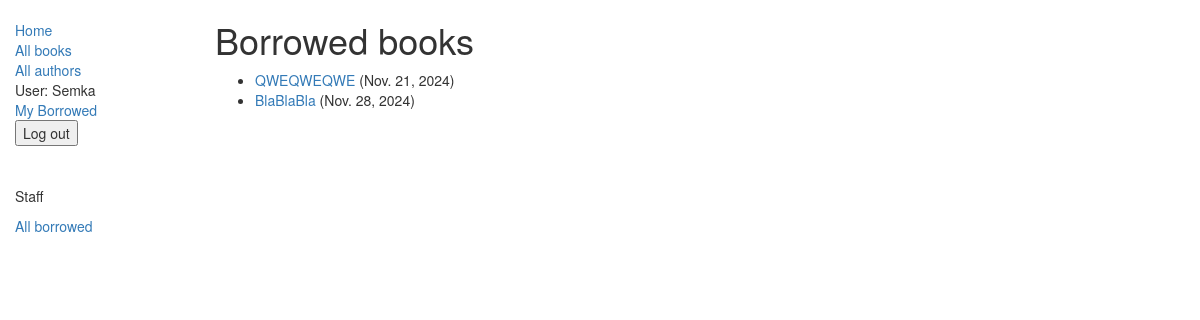
The app's page /catalog/mybooks/ (signed in) with its own data.
### catalog/models.py (models this page shows, shortened)
class BookInstance(models.Model):
    id = models.UUIDField(primary_key=True, default=uuid.uuid4, help_text="Unique ID for this particular book across whole library")
    book = models.ForeignKey('Book', on_delete=models.SET_NULL, null=True)
    imprint = models.CharField(max_length=200)
    due_back = models.DateField(null=True, blank=True)
    borrower = models.ForeignKey(User, on_delete=models.SET_NULL, null=True, blank=True)
    LOAN_STATUS = (
        ('m', 'Maintenance'),
        ('o', 'On loan'),
        ('a', 'Available'),
        ('r', 'Reserved'),
    )
    status = models.CharField(max_length=1, choices=LOAN_STATUS, blank=True, default='m', help_text='Book availability')
    class Meta:
        ordering = ["due_back"]
        permissions = (("can_mark_returned", "Set book as returned"),)
    @property
    def is_overdue(self):
        if self.due_back and date.today() > self.due_back:
            return True
        return False

class Book(models.Model):
    title = models.CharField(max_length=200)
    author = models.ForeignKey('Author', on_delete=models.SET_NULL, null=True)
    summary = models.TextField(max_length=1000, help_text="Enter a brief description of the book")
    isbn = models.CharField('ISBN',max_length=13, help_text='13 Character <a href="https://www.isbn-international.org/content/what-isbn">ISBN number</a>')
    genre = models.ManyToManyField(Genre, help_text="Select a genre for this book")
    is_borrowed = models.BooleanField(default=False)
    cover = models.ImageField(upload_to='images/', null=True, blank=True)
    def display_genre(self):
        """
        Creates a string for the Genre. This is required to display genre in Admin.
        """
        return ', '.join([genre.name for genre in self.genre.all()[:3]])
    display_genre.short_description = 'Genre'

### catalog/views.py (the view)
class LoanedBooksByUserListView(LoginRequiredMixin,generic.ListView):
    model = BookInstance
    template_name ='catalog/bookinstance_list_borrowed_user.html'
    paginate_by = 10
    def get_queryset(self):
        return BookInstance.objects.filter(borrower=self.request.user).filter(status__exact='o').order_by('due_back')

### catalog/templates/catalog/bookinstance_list_borrowed_user.html
{% extends "base_generic.html" %}
{% block content %}
    <h1>Borrowed books</h1>
    {% if bookinstance_list %}
    <ul>
      {% for bookinst in bookinstance_list %}
      <li class="{% if bookinst.is_overdue %}text-danger{% endif %}">
        <a href="{% url 'book-detail' bookinst.book.pk %}">{{bookinst.book.title}}</a> ({{ bookinst.due_back }})
      </li>
      {% endfor %}
    </ul>
    {% else %}
      <p>There are no books borrowed.</p>
    {% endif %}
{% endblock %}

### catalog/templates/base_generic.html (shortened to what this page needs)
<!doctype html>
{% load static %}
<html lang="en">
<head>
    <link
            rel="stylesheet"
            href="https://maxcdn.bootstrapcdn.com/bootstrap/3.3.7/css/bootstrap.min.css"/>
    {% load static %}
    <link rel="stylesheet" href="{% static 'css/styles.css' %}"/>
</head>
<body>
<div class="container-fluid">
    <div class="row">
        <div class="col-sm-2">
            {% block sidebar %}
            <ul class="sidebar-nav">
                <li><a href="{% url 'index' %}">Home</a></li>
                <li><a href="{% url 'books' %}">All books</a></li>
                <li><a href="{% url 'authors' %}">All authors</a></li>
                {% if user.is_authenticated %}
                <li>User: {{ user.get_username }}</li>
                <li><a href="{% url 'my-borrowed' %}">My Borrowed</a></li>
                <li>
                    <form action="{% url 'logout' %}" method="post">
                        <button type="submit">Log out</button>
                    </form>
                </li>
                {% endif %} <br><br>
                <li><p>Staff</p></li>
                <li><a href="{% url  'all_borrowed' %}">All borrowed</a></li>
            </ul>
            {% endblock %}
        </div>
        <div class="col-sm-10 ">{% block content %}{% endblock %}</div>
    </div>
</div>
</body>
</html>

### catalog/static/css/styles.css (style rules this page uses)
.sidebar-nav { margin-top: 20px; padding: 0; list-style: none; }

### records on screen
BookInstance: book "QWEQWEQWE", due_back "Nov. 21, 2024"
BookInstance: book "BlaBlaBla", due_back "Nov. 28, 2024"

### other values on screen
{{ user.get_username }} "Semka"
